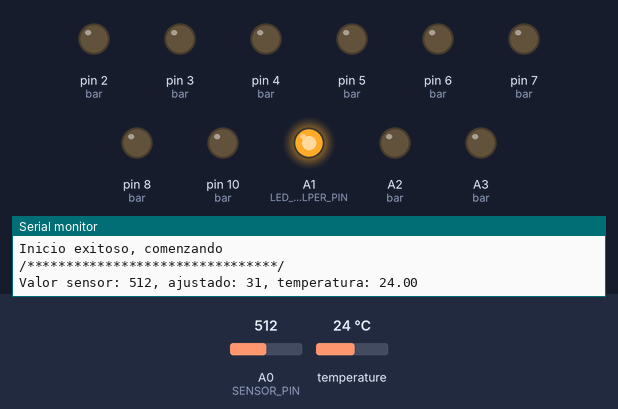
Simulated run of this sketch. Board: Arduino Uno, built with avr-gcc and run on an emulated ATmega328P. Parts: output pins drawn as LEDs (lit = HIGH), the last lines printed to the serial monitor. The test bench sets the inputs (shaded band); at power-on: A0 (SENSOR_PIN) = 512, temperature 24 °C. The local clock reads 2024-03-15 10:24:30 at power-on unless the sketch sets it; storage starts empty.

Above: at 4.7 s.
4.8 s: A0 (SENSOR_PIN) set to 165
9.8 s: A0 (SENSOR_PIN) set to 143
At 14.8 s:
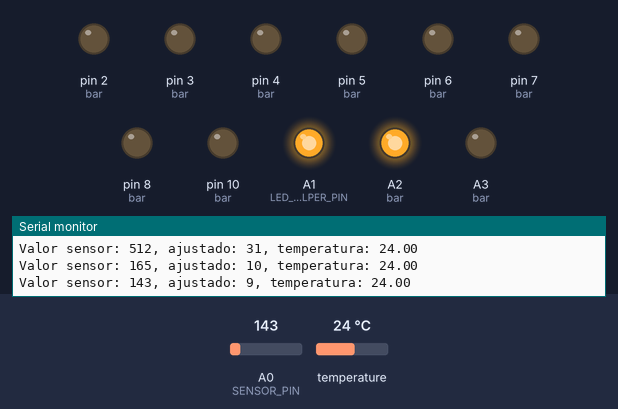
15.1 s: A0 (SENSOR_PIN) set to 122
At 19.5 s:
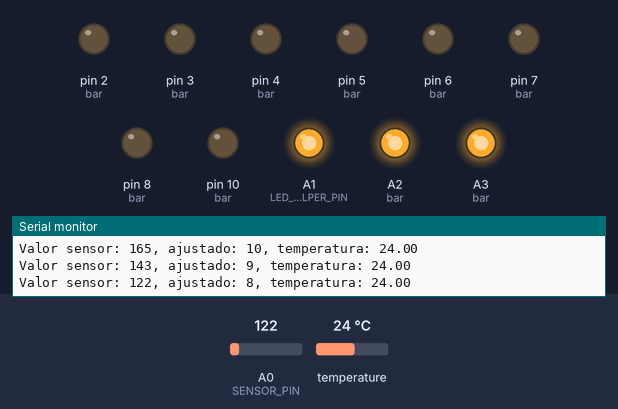
20.1 s: A0 (SENSOR_PIN) set to 108
At 24.9 s:
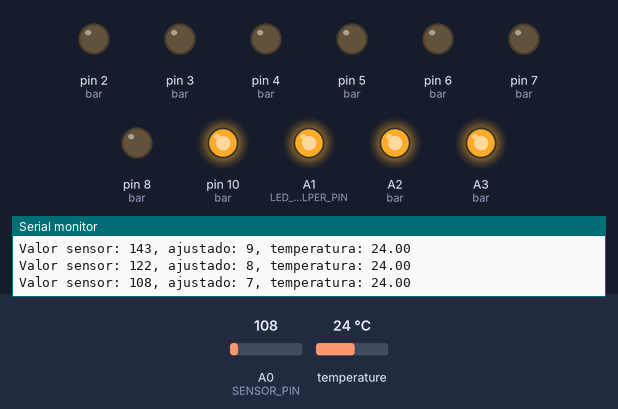
25.2 s: A0 (SENSOR_PIN) set to 0
At 29.5 s:
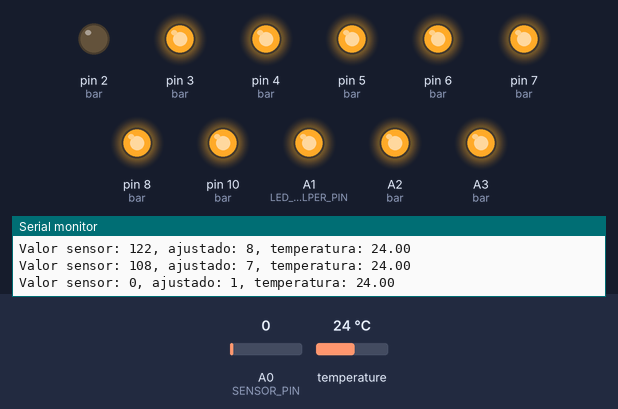
30.2 s: A0 (SENSOR_PIN) set to 15
34.9 s: A0 (SENSOR_PIN) set to 19
At 39.5 s:
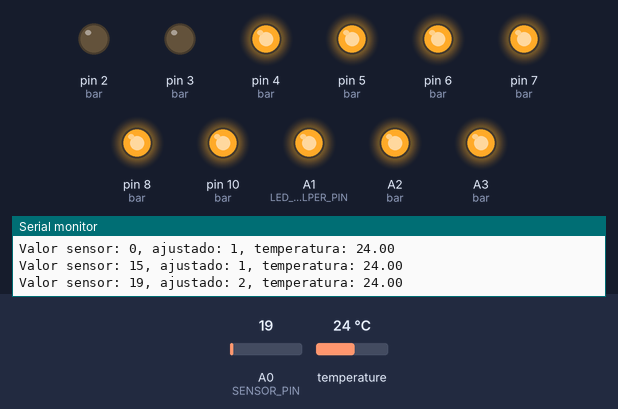
Timing chart, 0 to 41.0 s (numbered marks = the images above; inputs shaded):
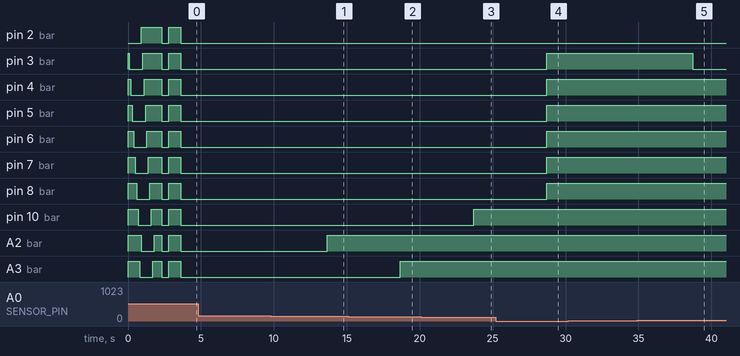

The sketch:

sensor_de_calidad_del_aire.ino
```cpp
#include <Arduino.h>
#include <SD.h>
#include <Wire.h>
#include "RTClib.h"
//#include "User_Setup.h"

// Definición de pines
#define SD_SDI_BUS_1_PIN 11
#define SD_SDI_BUS_2_PIN 12
#define SD_SDI_BUS_3_PIN 13
#define SD_SS_PIN 9

//#define RTC_SCL_PIN A5
//#define RTC_SDA_PIN A4

#define SENSOR_PIN A0

#define LED_BAR_1 2
#define LED_BAR_2 3
#define LED_BAR_3 4
#define LED_BAR_4 5
#define LED_BAR_5 6
#define LED_BAR_6 7
#define LED_BAR_7 8
#define LED_BAR_8 10
#define LED_BAR_9 A3
#define LED_BAR_10 A2
#define LED_BAR_HELPER_PIN A1

//Definición de especificaciones
#define VERSION "1.0.2"
#define SERIAL_BAUDRATE 9600
#define FILE_NAME "sensor.csv"
#define WAIT_TIME_MS 5000

int bar[10] = {
        LED_BAR_1,
        LED_BAR_2,
        LED_BAR_3,
        LED_BAR_4,
        LED_BAR_5,
        LED_BAR_6,
        LED_BAR_7,
        LED_BAR_8,
        LED_BAR_9,
        LED_BAR_10
};

DateTime dt_rtc_sync;
RTC_DS3231 rtc;

/************* UTILITES **************/
void printToBar(int value){
    int x = 0;
    for(int i : bar){
        if (x < value){
            digitalWrite(i, LOW);
            x++;
            continue;
        }

        digitalWrite(i, HIGH);
    }
}

void printStartSequence(){
    printToBar(0);

    for(int c = 0; c <= 8; c++) {
        digitalWrite(bar[c], LOW);
        delay(100);
    }

    printToBar(10);

    for(int c = 0; c <= 8; c++) {
        digitalWrite(bar[c], HIGH);
        delay(100);
    }

    printToBar(0);
    delay(500);
    printToBar(10);
    delay(500);
    printToBar(0);
    delay(500);
}

void failureSequence_Blocking(){
    while(true){
        printToBar(10);
        delay(1000);
        printToBar(0);
        delay(1000);
    }
}

void printToSD(int val) {
    File file = SD.open(FILE_NAME, FILE_WRITE);
    if (!file){
        Serial.println("ERROR: No se pudo abrir el archivo");
        failureSequence_Blocking();
    }
    dt_rtc_sync = rtc.now();

    //Fecha
    if(dt_rtc_sync.day() < 10){
        file.print("0");
    }
    file.print(dt_rtc_sync.day());
    file.print("/");
    if(dt_rtc_sync.month() < 10){
        file.print("0");
    }
    file.print(dt_rtc_sync.month());
    file.print("/");
    if(dt_rtc_sync.year() < 10){
        file.print("0");
    }
    file.print(dt_rtc_sync.year());
    file.print(",");

    //Hora
    if(dt_rtc_sync.hour() < 10){
        file.print("0");
    }
    file.print(dt_rtc_sync.hour());
    file.print(":");
    if(dt_rtc_sync.minute() < 10){
        file.print("0");
    }
    file.print(dt_rtc_sync.minute());
    file.print(":");
    if(dt_rtc_sync.second() < 10){
        file.print("0");
    }
    file.print(dt_rtc_sync.second());
    file.print(",");

    //Temperatura
    file.print(rtc.getTemperature());
    file.print(",");

    //Valor
    file.println(val);
    file.close();
}

/*************************************/

/*************** SETUP ***************/
void setup() {

    //Configuración de pines
    /*pinMode(SD_SDI_BUS_1_PIN, INPUT);
    pinMode(SD_SDI_BUS_2_PIN, OUTPUT);
    pinMode(SD_SDI_BUS_3_PIN, OUTPUT);
    pinMode(SD_SS_PIN, OUTPUT);*/

    pinMode(SENSOR_PIN, INPUT);

    pinMode(LED_BAR_HELPER_PIN, OUTPUT);
    digitalWrite(LED_BAR_HELPER_PIN, HIGH);

    for(int i : bar){
        pinMode(i, OUTPUT);
    }

    //Iniciamos la Serial
    Serial.begin(SERIAL_BAUDRATE);
    Serial.println("Sernsor de calidad del aire - Demo");
    Serial.print("Versión: ");
    Serial.println(VERSION);

    printStartSequence();

    Serial.println();
    Serial.println("Iniciando...");
    Serial.println("/********************************/");
    Serial.println();

    //Iniciamos conexión con el modulo SD
    Serial.println("Conectando con el módulo SD..");

    if (!SD.begin(SD_SS_PIN)){
        Serial.println("ERROR: No se pudo establecer una conexión con el módulo SD");
        failureSequence_Blocking();
    }

    else {
        Serial.println("Error al abrir el archivo");
    }

    Serial.println("SD CONN AOK");

    Serial.println("Preparando SD para escribir datos..");

    if(!SD.exists(FILE_NAME)){
        File file = SD.open(FILE_NAME, FILE_WRITE);
        if (!file){
            Serial.println("ERROR: No se pudo abrir el archivo");
            failureSequence_Blocking();
        }

        file.println("Fecha, Hora, Temperatura, Valor");
        file.close();
    }

    Serial.println("SD FILE AOK");

    Serial.println("Conectando con reloj de tiempo real..");

    if (!rtc.begin()){
        Serial.println("ERROR: No se pudo establecer una conexión con el módulo RTC");
        failureSequence_Blocking();
    }

    dt_rtc_sync = RTC_DS3231::now();

    if (dt_rtc_sync.year() < 2019){
        Serial.print("ERROR: RTC no ha sido configurado correctamente. Año reportado: ");
        Serial.println(dt_rtc_sync.year());
        failureSequence_Blocking();
    }

    Serial.print("Fecha: ");
    Serial.print(dt_rtc_sync.day());
    Serial.print("/");
    Serial.print(dt_rtc_sync.month());
    Serial.print("/");
    Serial.print(dt_rtc_sync.year());
    Serial.print(" ");

    Serial.print(" Hora: ");
    Serial.print(dt_rtc_sync.hour());
    Serial.print(":");
    Serial.println(dt_rtc_sync.minute());

    Serial.println("RTC AOK");
    Serial.println();
    Serial.println("Inicio exitoso, comenzando");
    Serial.println("/********************************/");
}
/*************************************/

/*************** LOOP ****************/
void loop() {
    int sensor_value = analogRead(SENSOR_PIN);
    int sensor_bar_map = int(map(sensor_value, 0, 150, 1, 10));

    Serial.print("Valor sensor: ");
    Serial.print(sensor_value);
    Serial.print(", ajustado: ");
    Serial.print(sensor_bar_map);
    Serial.print(", temperatura: ");
    Serial.println(rtc.getTemperature());

    printToBar(sensor_bar_map);
    printToSD(sensor_value);

    delay(WAIT_TIME_MS);
}
/*************************************/
```

Measured:
- the behaviour switches between 150 and 149 on A0 (SENSOR_PIN) (found by bisection; images 0 and 1)
- the behaviour switches between 117 and 116 on A0 (SENSOR_PIN) (found by bisection; images 2 and 3)
- the behaviour switches between 16 and 17 on A0 (SENSOR_PIN) (found by bisection; images 4 and 5)
- after the input at 9.8 s, A2 (bar): LOW → HIGH after 3.9 s
- after the input at 15.1 s, A3 (bar): LOW → HIGH after 3.6 s
- after the input at 20.1 s, pin 10 (bar): LOW → HIGH after 3.6 s
- after the input at 25.2 s, pin 3 (bar), pin 4 (bar), pin 5 (bar), pin 6 (bar), pin 7 (bar), pin 8 (bar): LOW → HIGH after 3.5 s
- after the input at 34.9 s, pin 3 (bar): HIGH → LOW after 3.8 s
